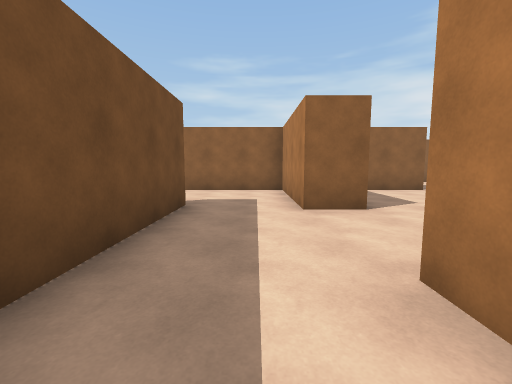
View 1 (above)

24 first-person views from a walk through a 3-D level made in the Unity game engine. The camera is 1.4 m above the floor, tilts 6° down and sees 90° across. The floor is counted in squares, 2 m on a side. Each view is taken from the middle of a square. On the plan, view 1 faces up. The plan holds only what a view shows up to about 9 squares ahead; the rest is blank. The player is left out.

View 2
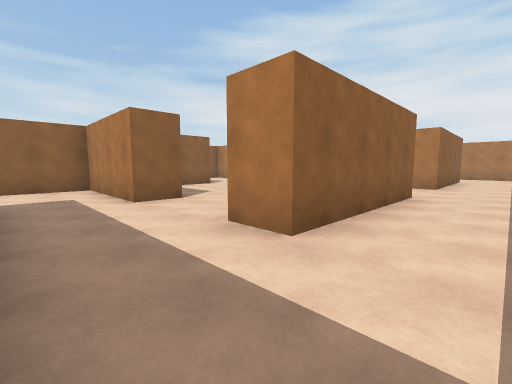

View 3
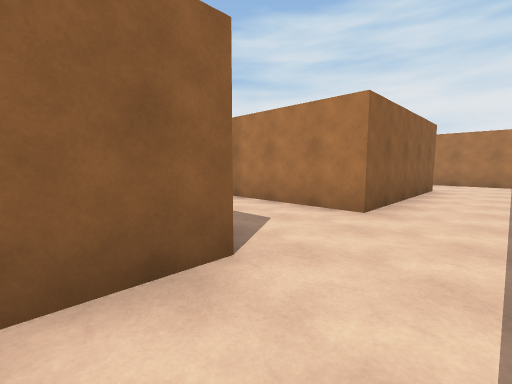

View 4
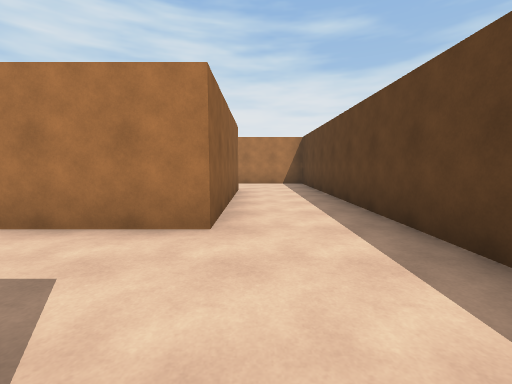

View 5
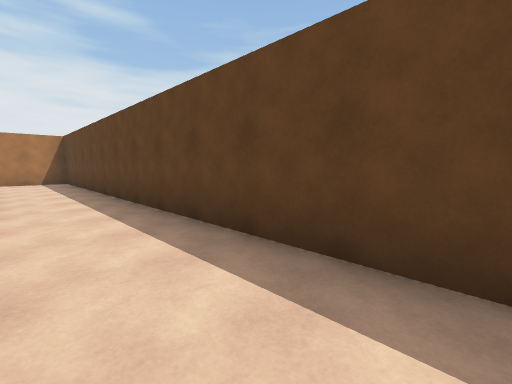

View 6
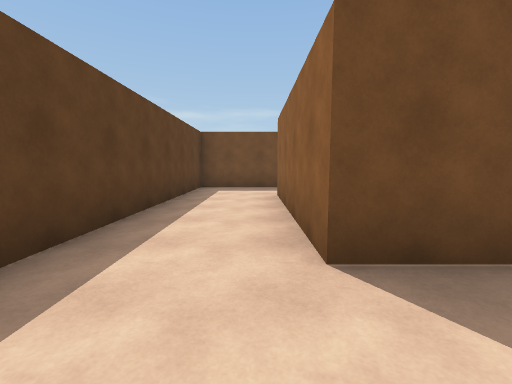

View 7
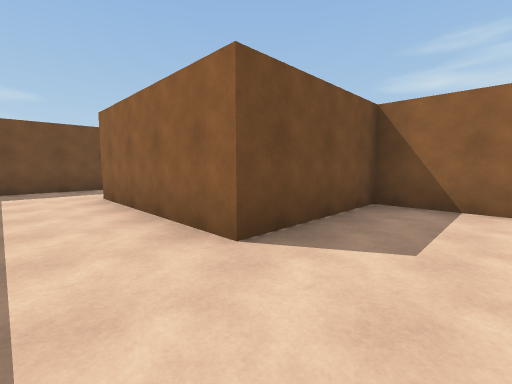

View 8
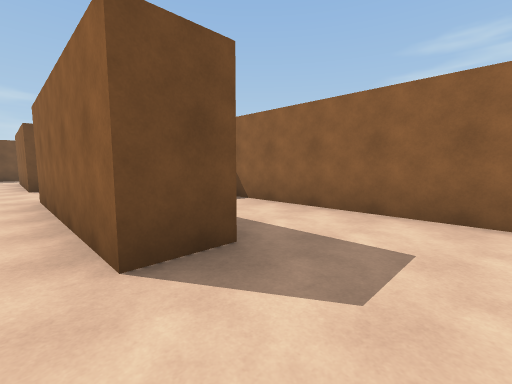

View 9
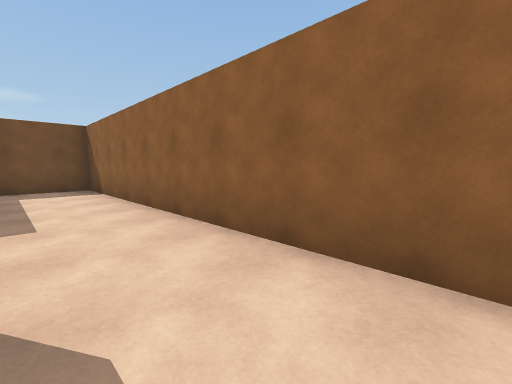

View 10
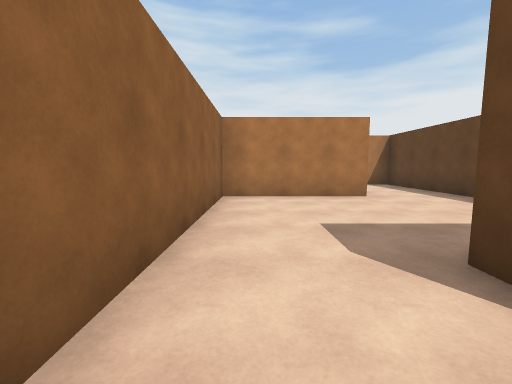

View 11
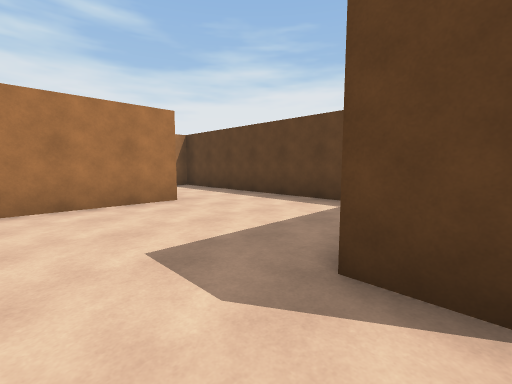

View 12
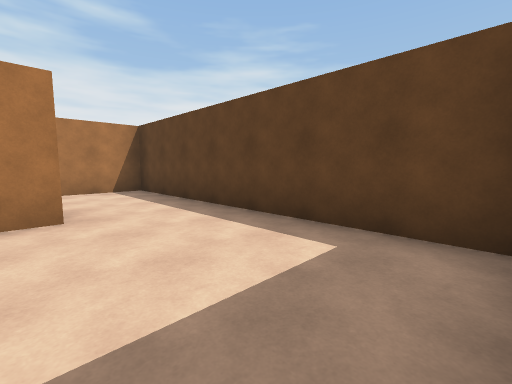

View 13
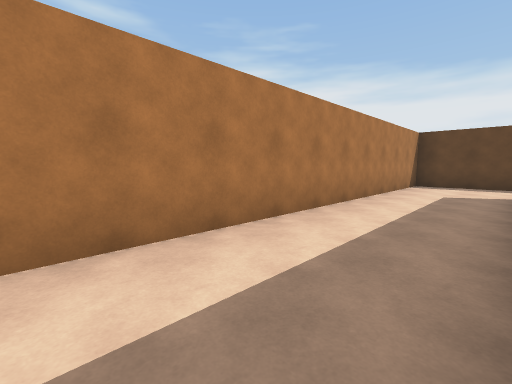

View 14
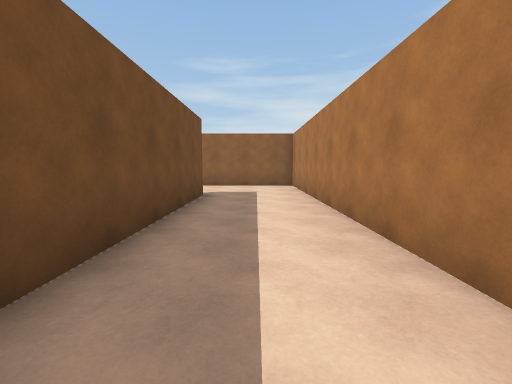

View 15
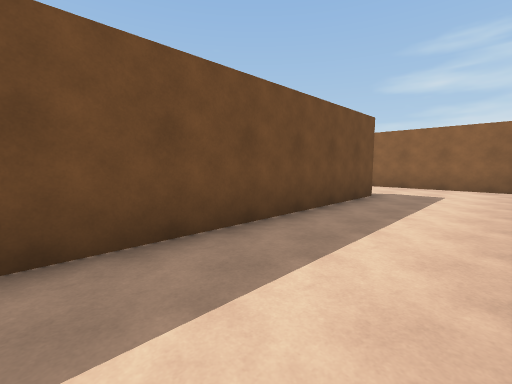

View 16
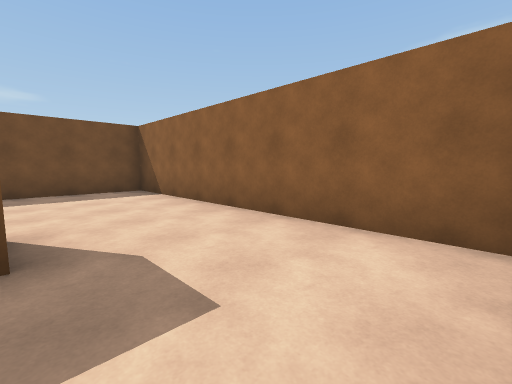

View 17
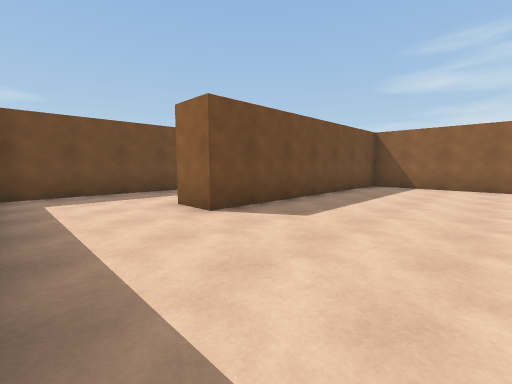

View 18
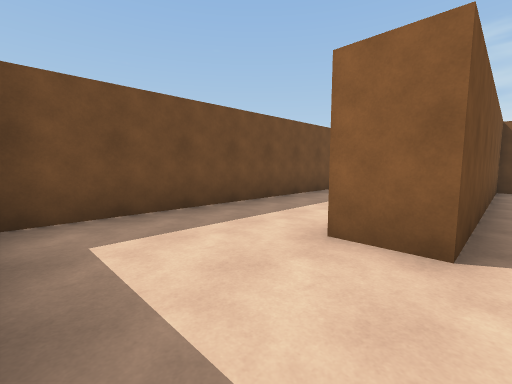

View 19
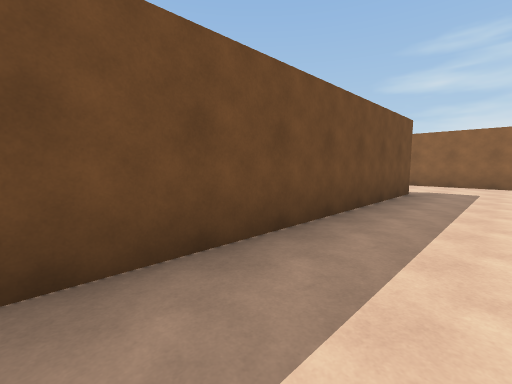

View 20
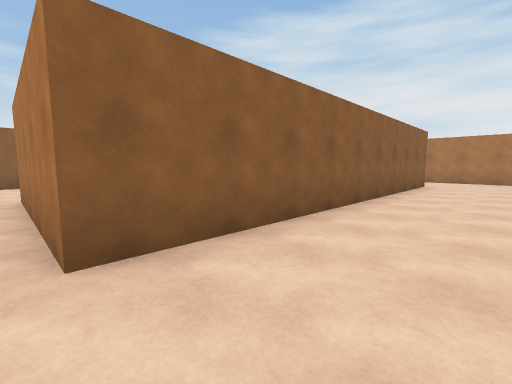

View 21
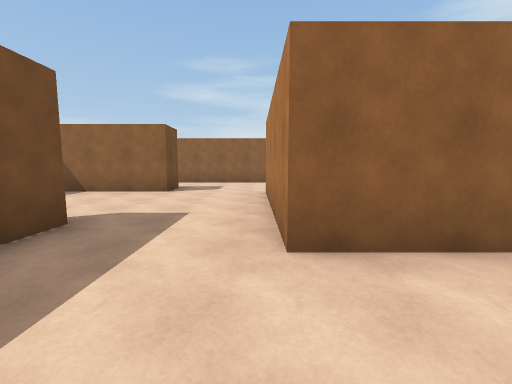

View 22
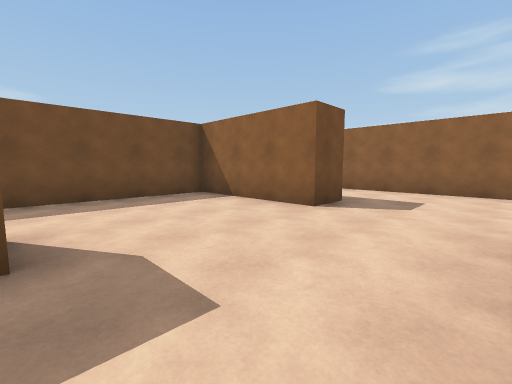

View 23
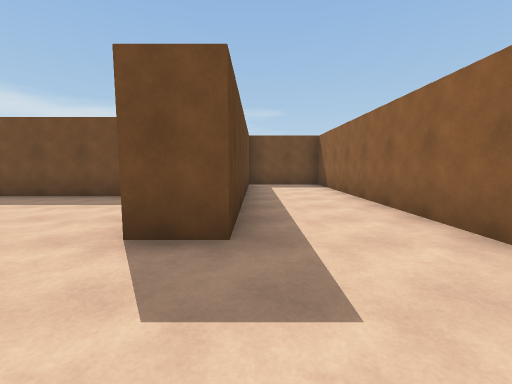

View 24
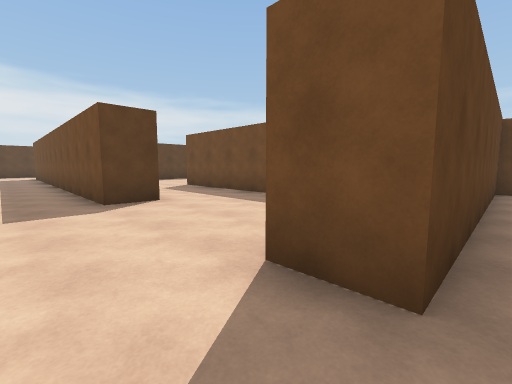

### Floor plan
Points are (right, up) in squares from view 1. A wall is a line through its corners. A room is listed if a view was taken in it or the views show most of it. See-through windows are left out.
Room 1 (views 1, 2, 3, 4, 5, 6, 7, 8)
walls: (7.1, 3.8) (5.3, 3.8) (5.3, 0.5) (1, 0.5); (12.3, 0.5) (7.8, 0.5) (7.8, 3.5); (-1.2, 0.4) (-1.2, -1.8) (14, -1.8); (14.8, -1.1) (14.8, 1)
ways out: opening at (13.5, 1) to room 3; opening at (-0.5, 1) to room 7
Room 2 (views 9, 11, 12)
walls: (14.9, 1.5) (15.8, 1.5); (19.7, 0.4) (19.7, 3.8) (14.5, 3.8); (15.9, -1.8) (19.6, -1.8)
ways out: opening at (15, 2.5) to room 3; opening at (20, -0.5) to room 4
Room 3 (view 10)
walls: (12.3, 1.6) (12.3, 0.5); (14.5, 3.8) (8.6, 3.8) (8.6, 2)
ways out: opening at (13.5, 1) to room 1; opening at (15, 2.5) to room 2
Room 4 (views 13, 14, 15, 16)
walls: (20.8, 11.1) (20.8, 4.9); (19.6, -1.8) (23.2, -1.8) (23.2, 13.8) (19.5, 13.8)
ways out: opening at (20, -0.5) to room 2; opening at (20, 12.5) to room 5
Room 5 (views 17, 18)
walls: (12.3, 7.6) (12.3, 4.9); (19.5, 13.8) (15.8, 13.8) (15.8, 7.3) (14.8, 7.3)
ways out: opening at (20, 12.5) to room 4; opening at (13.5, 8) to room 6
Room 6 (view 19)
walls: (20.8, 18) (11.3, 18); (23.2, 16) (23.2, 16.6); (12.3, 15) (12.3, 7.6)
ways out: opening at (13.5, 8) to room 5; opening at (12, 16.5) to room 7
Room 7 (views 20, 21, 22, 23, 24)
walls: (4.9, 7.3) (3.1, 7.3); (1.9, 4) (0.8, 4) (0.8, 7.3) (-2, 7.3); (-1.2, 4.5) (-1.2, 0.4); (7.6, 19) (8.6, 19) (8.6, 12.5); (1, 0.5) (1, 1.5); (11.3, 18) (11.3, 22.5); (1.8, 23.8) (8.6, 23.8) (8.6, 22.8) (5.3, 22.8) (5.3, 15.9); (11.5, 26.3) (1.9, 26.3)
ways out: opening at (-0.5, 1) to room 1; opening at (12, 16.5) to room 6; opening at (6.5, 15.5)

Positions as (right, up) in squares from view 1, and headings:
1: (0, 0), facing up
2: (-1, -1), facing up-right
3: (4, -1), facing up-right
4: (5, 0), facing right
5: (3, 0), facing down-right
6: (7, 0), facing left
7: (7, -1), facing up-left
8: (14, 0), facing up-left
9: (17, 2), facing up-left
10: (14, 3), facing right
11: (15, 3), facing down-right
12: (16, 1), facing down-right
13: (21, 8), facing down-right
14: (22, 5), facing up
15: (23, 5), facing up-left
16: (23, 11), facing up-left
17: (19, 5), facing up-left
18: (16, 5), facing up-left
19: (14, 8), facing up-left
20: (11, 16), facing up-right
21: (11, 16), facing up
22: (11, 19), facing up-left
23: (11, 24), facing left
24: (10, 24), facing down-left
